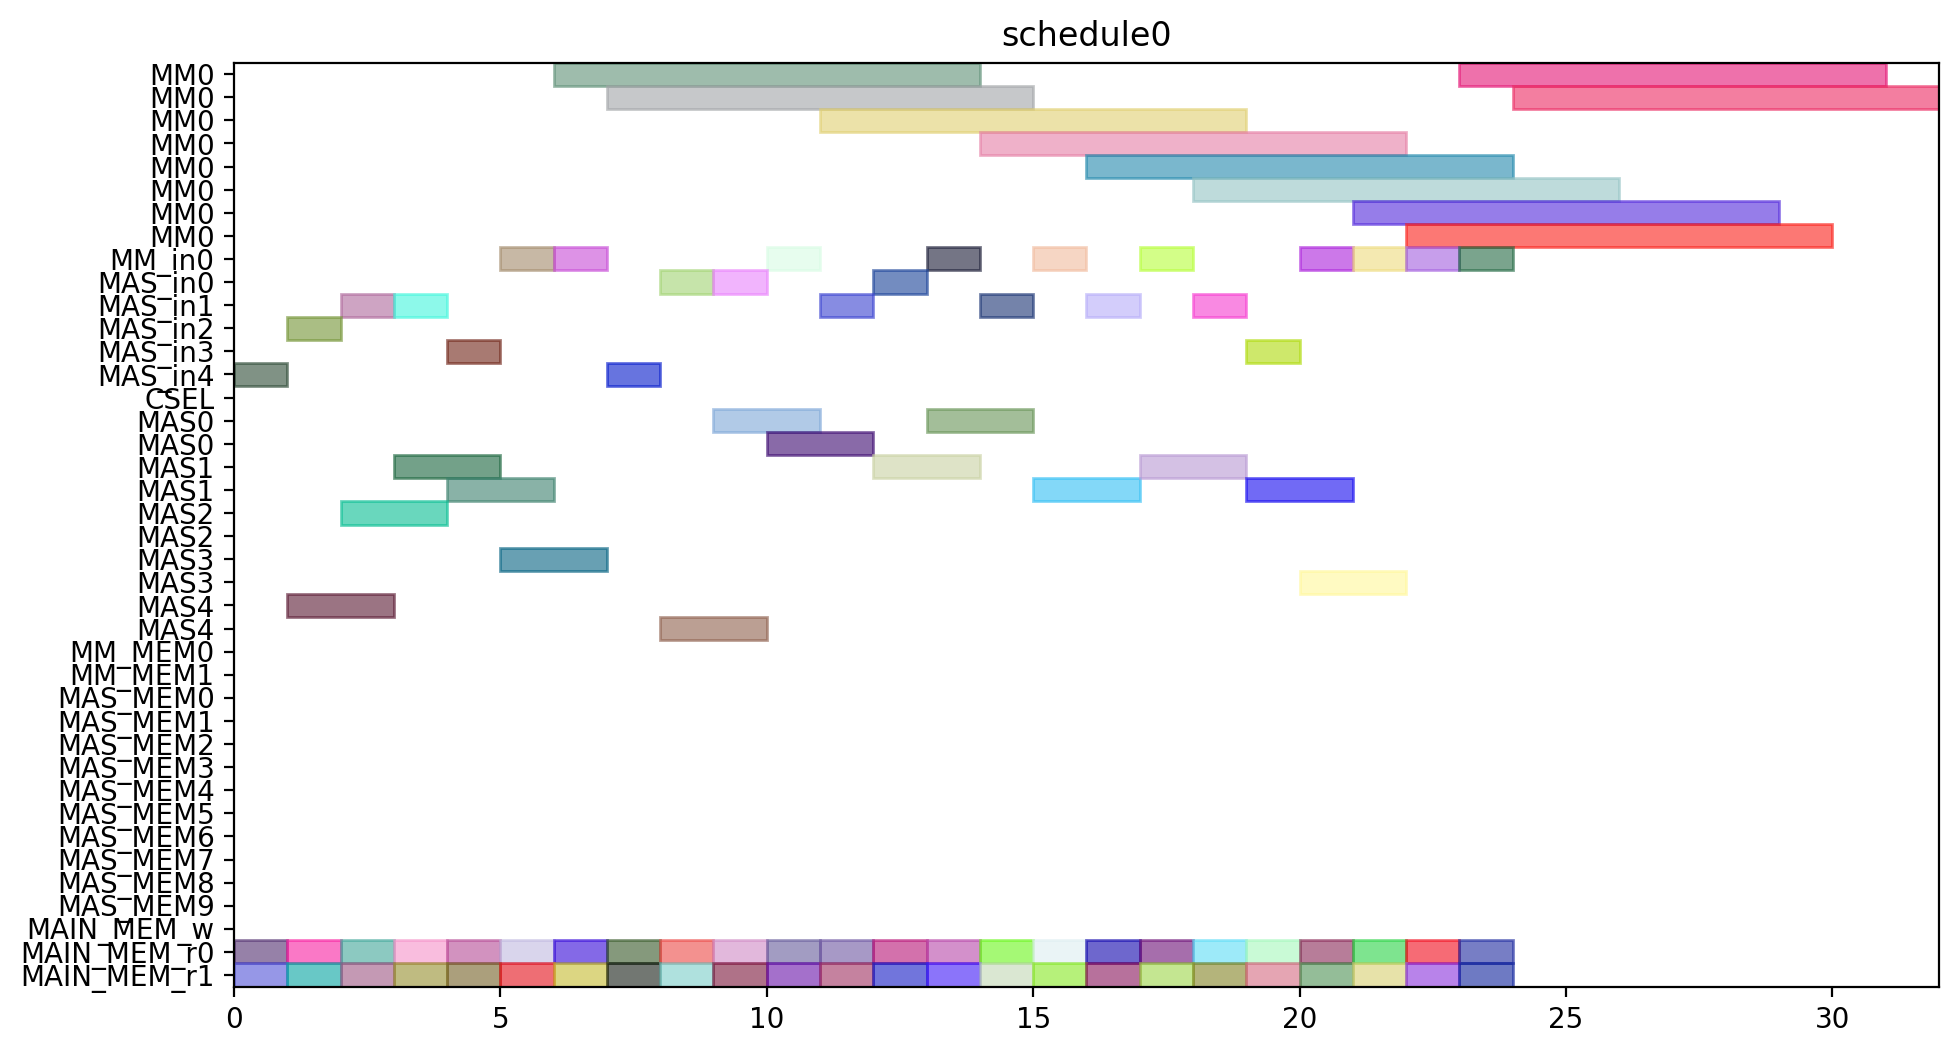

Recreate this plot in Python.
from pyschedule import Scenario, solvers, plotters, alt


def solve():
	horizon = 120
	S = Scenario("schedule0", horizon=horizon)

	# resource
	MM = S.Resources('MM', num=1, size=8)
	MM_in = S.Resources('MM_in', num=1)
	MAS_in = S.Resources('MAS_in', num=5)
	CSEL = S.Resource('CSEL')
	MAS = S.Resources('MAS', num=5, size=2, periods=range(1, horizon))
	MM_MEM = S.Resources('MM_MEM', num=2)
	MAS_MEM = S.Resources('MAS_MEM', num=10)
	MAIN_MEM_w = S.Resource('MAIN_MEM_w', size=1)
	MAIN_MEM_r = S.Resources('MAIN_MEM_r', num=2)

	# result of previous scheduling

	# new tasks
	t0_t0 = S.Task('t0_t0', length=2, delay_cost=1)
	t0_t0 += alt(MAS)
	t0_t0_in = S.Task('t0_t0_in', length=1, delay_cost=1)
	t0_t0_in += alt(MAS_in)
	S += t0_t0_in*MAS_in[0]<=t0_t0*MAS[0]

	S += t0_t0_in*MAS_in[1]<=t0_t0*MAS[1]

	S += t0_t0_in*MAS_in[2]<=t0_t0*MAS[2]

	S += t0_t0_in*MAS_in[3]<=t0_t0*MAS[3]

	S += t0_t0_in*MAS_in[4]<=t0_t0*MAS[4]

	t0_t0_mem0 = S.Task('t0_t0_mem0', length=1, delay_cost=1)
	t0_t0_mem0 += MAIN_MEM_r[0]
	S += t0_t0_mem0 <= t0_t0

	t0_t0_mem1 = S.Task('t0_t0_mem1', length=1, delay_cost=1)
	t0_t0_mem1 += MAIN_MEM_r[1]
	S += t0_t0_mem1 <= t0_t0

	t0_t1 = S.Task('t0_t1', length=2, delay_cost=1)
	t0_t1 += alt(MAS)
	t0_t1_in = S.Task('t0_t1_in', length=1, delay_cost=1)
	t0_t1_in += alt(MAS_in)
	S += t0_t1_in*MAS_in[0]<=t0_t1*MAS[0]

	S += t0_t1_in*MAS_in[1]<=t0_t1*MAS[1]

	S += t0_t1_in*MAS_in[2]<=t0_t1*MAS[2]

	S += t0_t1_in*MAS_in[3]<=t0_t1*MAS[3]

	S += t0_t1_in*MAS_in[4]<=t0_t1*MAS[4]

	t0_t1_mem0 = S.Task('t0_t1_mem0', length=1, delay_cost=1)
	t0_t1_mem0 += MAIN_MEM_r[0]
	S += t0_t1_mem0 <= t0_t1

	t0_t1_mem1 = S.Task('t0_t1_mem1', length=1, delay_cost=1)
	t0_t1_mem1 += MAIN_MEM_r[1]
	S += t0_t1_mem1 <= t0_t1

	t0_t3 = S.Task('t0_t3', length=8, delay_cost=1)
	t0_t3 += alt(MM)
	t0_t3_in = S.Task('t0_t3_in', length=1, delay_cost=1)
	t0_t3_in += alt(MM_in)
	S += t0_t3_in*MM_in[0]<=t0_t3*MM[0]
	t0_t3_mem0 = S.Task('t0_t3_mem0', length=1, delay_cost=1)
	t0_t3_mem0 += MAIN_MEM_r[0]
	S += t0_t3_mem0 <= t0_t3

	t0_t3_mem1 = S.Task('t0_t3_mem1', length=1, delay_cost=1)
	t0_t3_mem1 += MAIN_MEM_r[1]
	S += t0_t3_mem1 <= t0_t3

	t10 = S.Task('t10', length=2, delay_cost=1)
	t10 += alt(MAS)
	t10_in = S.Task('t10_in', length=1, delay_cost=1)
	t10_in += alt(MAS_in)
	S += t10_in*MAS_in[0]<=t10*MAS[0]

	S += t10_in*MAS_in[1]<=t10*MAS[1]

	S += t10_in*MAS_in[2]<=t10*MAS[2]

	S += t10_in*MAS_in[3]<=t10*MAS[3]

	S += t10_in*MAS_in[4]<=t10*MAS[4]

	t10_mem0 = S.Task('t10_mem0', length=1, delay_cost=1)
	t10_mem0 += MAIN_MEM_r[0]
	S += t10_mem0 <= t10

	t10_mem1 = S.Task('t10_mem1', length=1, delay_cost=1)
	t10_mem1 += MAIN_MEM_r[1]
	S += t10_mem1 <= t10

	t11 = S.Task('t11', length=2, delay_cost=1)
	t11 += alt(MAS)
	t11_in = S.Task('t11_in', length=1, delay_cost=1)
	t11_in += alt(MAS_in)
	S += t11_in*MAS_in[0]<=t11*MAS[0]

	S += t11_in*MAS_in[1]<=t11*MAS[1]

	S += t11_in*MAS_in[2]<=t11*MAS[2]

	S += t11_in*MAS_in[3]<=t11*MAS[3]

	S += t11_in*MAS_in[4]<=t11*MAS[4]

	t11_mem0 = S.Task('t11_mem0', length=1, delay_cost=1)
	t11_mem0 += MAIN_MEM_r[0]
	S += t11_mem0 <= t11

	t11_mem1 = S.Task('t11_mem1', length=1, delay_cost=1)
	t11_mem1 += MAIN_MEM_r[1]
	S += t11_mem1 <= t11

	t3_t0 = S.Task('t3_t0', length=8, delay_cost=1)
	t3_t0 += alt(MM)
	t3_t0_in = S.Task('t3_t0_in', length=1, delay_cost=1)
	t3_t0_in += alt(MM_in)
	S += t3_t0_in*MM_in[0]<=t3_t0*MM[0]
	t3_t0_mem0 = S.Task('t3_t0_mem0', length=1, delay_cost=1)
	t3_t0_mem0 += MAIN_MEM_r[0]
	S += t3_t0_mem0 <= t3_t0

	t3_t0_mem1 = S.Task('t3_t0_mem1', length=1, delay_cost=1)
	t3_t0_mem1 += MAIN_MEM_r[1]
	S += t3_t0_mem1 <= t3_t0

	t3_t1 = S.Task('t3_t1', length=8, delay_cost=1)
	t3_t1 += alt(MM)
	t3_t1_in = S.Task('t3_t1_in', length=1, delay_cost=1)
	t3_t1_in += alt(MM_in)
	S += t3_t1_in*MM_in[0]<=t3_t1*MM[0]
	t3_t1_mem0 = S.Task('t3_t1_mem0', length=1, delay_cost=1)
	t3_t1_mem0 += MAIN_MEM_r[0]
	S += t3_t1_mem0 <= t3_t1

	t3_t1_mem1 = S.Task('t3_t1_mem1', length=1, delay_cost=1)
	t3_t1_mem1 += MAIN_MEM_r[1]
	S += t3_t1_mem1 <= t3_t1

	t3_t2 = S.Task('t3_t2', length=2, delay_cost=1)
	t3_t2 += alt(MAS)
	t3_t2_in = S.Task('t3_t2_in', length=1, delay_cost=1)
	t3_t2_in += alt(MAS_in)
	S += t3_t2_in*MAS_in[0]<=t3_t2*MAS[0]

	S += t3_t2_in*MAS_in[1]<=t3_t2*MAS[1]

	S += t3_t2_in*MAS_in[2]<=t3_t2*MAS[2]

	S += t3_t2_in*MAS_in[3]<=t3_t2*MAS[3]

	S += t3_t2_in*MAS_in[4]<=t3_t2*MAS[4]

	t3_t2_mem0 = S.Task('t3_t2_mem0', length=1, delay_cost=1)
	t3_t2_mem0 += MAIN_MEM_r[0]
	S += t3_t2_mem0 <= t3_t2

	t3_t2_mem1 = S.Task('t3_t2_mem1', length=1, delay_cost=1)
	t3_t2_mem1 += MAIN_MEM_r[1]
	S += t3_t2_mem1 <= t3_t2

	t3_t3 = S.Task('t3_t3', length=2, delay_cost=1)
	t3_t3 += alt(MAS)
	t3_t3_in = S.Task('t3_t3_in', length=1, delay_cost=1)
	t3_t3_in += alt(MAS_in)
	S += t3_t3_in*MAS_in[0]<=t3_t3*MAS[0]

	S += t3_t3_in*MAS_in[1]<=t3_t3*MAS[1]

	S += t3_t3_in*MAS_in[2]<=t3_t3*MAS[2]

	S += t3_t3_in*MAS_in[3]<=t3_t3*MAS[3]

	S += t3_t3_in*MAS_in[4]<=t3_t3*MAS[4]

	t3_t3_mem0 = S.Task('t3_t3_mem0', length=1, delay_cost=1)
	t3_t3_mem0 += MAIN_MEM_r[0]
	S += t3_t3_mem0 <= t3_t3

	t3_t3_mem1 = S.Task('t3_t3_mem1', length=1, delay_cost=1)
	t3_t3_mem1 += MAIN_MEM_r[1]
	S += t3_t3_mem1 <= t3_t3

	t4_t0 = S.Task('t4_t0', length=2, delay_cost=1)
	t4_t0 += alt(MAS)
	t4_t0_in = S.Task('t4_t0_in', length=1, delay_cost=1)
	t4_t0_in += alt(MAS_in)
	S += t4_t0_in*MAS_in[0]<=t4_t0*MAS[0]

	S += t4_t0_in*MAS_in[1]<=t4_t0*MAS[1]

	S += t4_t0_in*MAS_in[2]<=t4_t0*MAS[2]

	S += t4_t0_in*MAS_in[3]<=t4_t0*MAS[3]

	S += t4_t0_in*MAS_in[4]<=t4_t0*MAS[4]

	t4_t0_mem0 = S.Task('t4_t0_mem0', length=1, delay_cost=1)
	t4_t0_mem0 += MAIN_MEM_r[0]
	S += t4_t0_mem0 <= t4_t0

	t4_t0_mem1 = S.Task('t4_t0_mem1', length=1, delay_cost=1)
	t4_t0_mem1 += MAIN_MEM_r[1]
	S += t4_t0_mem1 <= t4_t0

	t4_t1 = S.Task('t4_t1', length=2, delay_cost=1)
	t4_t1 += alt(MAS)
	t4_t1_in = S.Task('t4_t1_in', length=1, delay_cost=1)
	t4_t1_in += alt(MAS_in)
	S += t4_t1_in*MAS_in[0]<=t4_t1*MAS[0]

	S += t4_t1_in*MAS_in[1]<=t4_t1*MAS[1]

	S += t4_t1_in*MAS_in[2]<=t4_t1*MAS[2]

	S += t4_t1_in*MAS_in[3]<=t4_t1*MAS[3]

	S += t4_t1_in*MAS_in[4]<=t4_t1*MAS[4]

	t4_t1_mem0 = S.Task('t4_t1_mem0', length=1, delay_cost=1)
	t4_t1_mem0 += MAIN_MEM_r[0]
	S += t4_t1_mem0 <= t4_t1

	t4_t1_mem1 = S.Task('t4_t1_mem1', length=1, delay_cost=1)
	t4_t1_mem1 += MAIN_MEM_r[1]
	S += t4_t1_mem1 <= t4_t1

	t4_t3 = S.Task('t4_t3', length=8, delay_cost=1)
	t4_t3 += alt(MM)
	t4_t3_in = S.Task('t4_t3_in', length=1, delay_cost=1)
	t4_t3_in += alt(MM_in)
	S += t4_t3_in*MM_in[0]<=t4_t3*MM[0]
	t4_t3_mem0 = S.Task('t4_t3_mem0', length=1, delay_cost=1)
	t4_t3_mem0 += MAIN_MEM_r[0]
	S += t4_t3_mem0 <= t4_t3

	t4_t3_mem1 = S.Task('t4_t3_mem1', length=1, delay_cost=1)
	t4_t3_mem1 += MAIN_MEM_r[1]
	S += t4_t3_mem1 <= t4_t3

	t5_t0 = S.Task('t5_t0', length=8, delay_cost=1)
	t5_t0 += alt(MM)
	t5_t0_in = S.Task('t5_t0_in', length=1, delay_cost=1)
	t5_t0_in += alt(MM_in)
	S += t5_t0_in*MM_in[0]<=t5_t0*MM[0]
	t5_t0_mem0 = S.Task('t5_t0_mem0', length=1, delay_cost=1)
	t5_t0_mem0 += MAIN_MEM_r[0]
	S += t5_t0_mem0 <= t5_t0

	t5_t0_mem1 = S.Task('t5_t0_mem1', length=1, delay_cost=1)
	t5_t0_mem1 += MAIN_MEM_r[1]
	S += t5_t0_mem1 <= t5_t0

	t5_t1 = S.Task('t5_t1', length=8, delay_cost=1)
	t5_t1 += alt(MM)
	t5_t1_in = S.Task('t5_t1_in', length=1, delay_cost=1)
	t5_t1_in += alt(MM_in)
	S += t5_t1_in*MM_in[0]<=t5_t1*MM[0]
	t5_t1_mem0 = S.Task('t5_t1_mem0', length=1, delay_cost=1)
	t5_t1_mem0 += MAIN_MEM_r[0]
	S += t5_t1_mem0 <= t5_t1

	t5_t1_mem1 = S.Task('t5_t1_mem1', length=1, delay_cost=1)
	t5_t1_mem1 += MAIN_MEM_r[1]
	S += t5_t1_mem1 <= t5_t1

	t5_t2 = S.Task('t5_t2', length=2, delay_cost=1)
	t5_t2 += alt(MAS)
	t5_t2_in = S.Task('t5_t2_in', length=1, delay_cost=1)
	t5_t2_in += alt(MAS_in)
	S += t5_t2_in*MAS_in[0]<=t5_t2*MAS[0]

	S += t5_t2_in*MAS_in[1]<=t5_t2*MAS[1]

	S += t5_t2_in*MAS_in[2]<=t5_t2*MAS[2]

	S += t5_t2_in*MAS_in[3]<=t5_t2*MAS[3]

	S += t5_t2_in*MAS_in[4]<=t5_t2*MAS[4]

	t5_t2_mem0 = S.Task('t5_t2_mem0', length=1, delay_cost=1)
	t5_t2_mem0 += MAIN_MEM_r[0]
	S += t5_t2_mem0 <= t5_t2

	t5_t2_mem1 = S.Task('t5_t2_mem1', length=1, delay_cost=1)
	t5_t2_mem1 += MAIN_MEM_r[1]
	S += t5_t2_mem1 <= t5_t2

	t5_t3 = S.Task('t5_t3', length=2, delay_cost=1)
	t5_t3 += alt(MAS)
	t5_t3_in = S.Task('t5_t3_in', length=1, delay_cost=1)
	t5_t3_in += alt(MAS_in)
	S += t5_t3_in*MAS_in[0]<=t5_t3*MAS[0]

	S += t5_t3_in*MAS_in[1]<=t5_t3*MAS[1]

	S += t5_t3_in*MAS_in[2]<=t5_t3*MAS[2]

	S += t5_t3_in*MAS_in[3]<=t5_t3*MAS[3]

	S += t5_t3_in*MAS_in[4]<=t5_t3*MAS[4]

	t5_t3_mem0 = S.Task('t5_t3_mem0', length=1, delay_cost=1)
	t5_t3_mem0 += MAIN_MEM_r[0]
	S += t5_t3_mem0 <= t5_t3

	t5_t3_mem1 = S.Task('t5_t3_mem1', length=1, delay_cost=1)
	t5_t3_mem1 += MAIN_MEM_r[1]
	S += t5_t3_mem1 <= t5_t3

	t6_t0 = S.Task('t6_t0', length=8, delay_cost=1)
	t6_t0 += alt(MM)
	t6_t0_in = S.Task('t6_t0_in', length=1, delay_cost=1)
	t6_t0_in += alt(MM_in)
	S += t6_t0_in*MM_in[0]<=t6_t0*MM[0]
	t6_t0_mem0 = S.Task('t6_t0_mem0', length=1, delay_cost=1)
	t6_t0_mem0 += MAIN_MEM_r[0]
	S += t6_t0_mem0 <= t6_t0

	t6_t0_mem1 = S.Task('t6_t0_mem1', length=1, delay_cost=1)
	t6_t0_mem1 += MAIN_MEM_r[1]
	S += t6_t0_mem1 <= t6_t0

	t6_t1 = S.Task('t6_t1', length=8, delay_cost=1)
	t6_t1 += alt(MM)
	t6_t1_in = S.Task('t6_t1_in', length=1, delay_cost=1)
	t6_t1_in += alt(MM_in)
	S += t6_t1_in*MM_in[0]<=t6_t1*MM[0]
	t6_t1_mem0 = S.Task('t6_t1_mem0', length=1, delay_cost=1)
	t6_t1_mem0 += MAIN_MEM_r[0]
	S += t6_t1_mem0 <= t6_t1

	t6_t1_mem1 = S.Task('t6_t1_mem1', length=1, delay_cost=1)
	t6_t1_mem1 += MAIN_MEM_r[1]
	S += t6_t1_mem1 <= t6_t1

	t6_t2 = S.Task('t6_t2', length=2, delay_cost=1)
	t6_t2 += alt(MAS)
	t6_t2_in = S.Task('t6_t2_in', length=1, delay_cost=1)
	t6_t2_in += alt(MAS_in)
	S += t6_t2_in*MAS_in[0]<=t6_t2*MAS[0]

	S += t6_t2_in*MAS_in[1]<=t6_t2*MAS[1]

	S += t6_t2_in*MAS_in[2]<=t6_t2*MAS[2]

	S += t6_t2_in*MAS_in[3]<=t6_t2*MAS[3]

	S += t6_t2_in*MAS_in[4]<=t6_t2*MAS[4]

	t6_t2_mem0 = S.Task('t6_t2_mem0', length=1, delay_cost=1)
	t6_t2_mem0 += MAIN_MEM_r[0]
	S += t6_t2_mem0 <= t6_t2

	t6_t2_mem1 = S.Task('t6_t2_mem1', length=1, delay_cost=1)
	t6_t2_mem1 += MAIN_MEM_r[1]
	S += t6_t2_mem1 <= t6_t2

	t6_t3 = S.Task('t6_t3', length=2, delay_cost=1)
	t6_t3 += alt(MAS)
	t6_t3_in = S.Task('t6_t3_in', length=1, delay_cost=1)
	t6_t3_in += alt(MAS_in)
	S += t6_t3_in*MAS_in[0]<=t6_t3*MAS[0]

	S += t6_t3_in*MAS_in[1]<=t6_t3*MAS[1]

	S += t6_t3_in*MAS_in[2]<=t6_t3*MAS[2]

	S += t6_t3_in*MAS_in[3]<=t6_t3*MAS[3]

	S += t6_t3_in*MAS_in[4]<=t6_t3*MAS[4]

	t6_t3_mem0 = S.Task('t6_t3_mem0', length=1, delay_cost=1)
	t6_t3_mem0 += MAIN_MEM_r[0]
	S += t6_t3_mem0 <= t6_t3

	t6_t3_mem1 = S.Task('t6_t3_mem1', length=1, delay_cost=1)
	t6_t3_mem1 += MAIN_MEM_r[1]
	S += t6_t3_mem1 <= t6_t3

	t7_t0 = S.Task('t7_t0', length=8, delay_cost=1)
	t7_t0 += alt(MM)
	t7_t0_in = S.Task('t7_t0_in', length=1, delay_cost=1)
	t7_t0_in += alt(MM_in)
	S += t7_t0_in*MM_in[0]<=t7_t0*MM[0]
	t7_t0_mem0 = S.Task('t7_t0_mem0', length=1, delay_cost=1)
	t7_t0_mem0 += MAIN_MEM_r[0]
	S += t7_t0_mem0 <= t7_t0

	t7_t0_mem1 = S.Task('t7_t0_mem1', length=1, delay_cost=1)
	t7_t0_mem1 += MAIN_MEM_r[1]
	S += t7_t0_mem1 <= t7_t0

	t7_t1 = S.Task('t7_t1', length=8, delay_cost=1)
	t7_t1 += alt(MM)
	t7_t1_in = S.Task('t7_t1_in', length=1, delay_cost=1)
	t7_t1_in += alt(MM_in)
	S += t7_t1_in*MM_in[0]<=t7_t1*MM[0]
	t7_t1_mem0 = S.Task('t7_t1_mem0', length=1, delay_cost=1)
	t7_t1_mem0 += MAIN_MEM_r[0]
	S += t7_t1_mem0 <= t7_t1

	t7_t1_mem1 = S.Task('t7_t1_mem1', length=1, delay_cost=1)
	t7_t1_mem1 += MAIN_MEM_r[1]
	S += t7_t1_mem1 <= t7_t1

	t7_t2 = S.Task('t7_t2', length=2, delay_cost=1)
	t7_t2 += alt(MAS)
	t7_t2_in = S.Task('t7_t2_in', length=1, delay_cost=1)
	t7_t2_in += alt(MAS_in)
	S += t7_t2_in*MAS_in[0]<=t7_t2*MAS[0]

	S += t7_t2_in*MAS_in[1]<=t7_t2*MAS[1]

	S += t7_t2_in*MAS_in[2]<=t7_t2*MAS[2]

	S += t7_t2_in*MAS_in[3]<=t7_t2*MAS[3]

	S += t7_t2_in*MAS_in[4]<=t7_t2*MAS[4]

	t7_t2_mem0 = S.Task('t7_t2_mem0', length=1, delay_cost=1)
	t7_t2_mem0 += MAIN_MEM_r[0]
	S += t7_t2_mem0 <= t7_t2

	t7_t2_mem1 = S.Task('t7_t2_mem1', length=1, delay_cost=1)
	t7_t2_mem1 += MAIN_MEM_r[1]
	S += t7_t2_mem1 <= t7_t2

	t7_t3 = S.Task('t7_t3', length=2, delay_cost=1)
	t7_t3 += alt(MAS)
	t7_t3_in = S.Task('t7_t3_in', length=1, delay_cost=1)
	t7_t3_in += alt(MAS_in)
	S += t7_t3_in*MAS_in[0]<=t7_t3*MAS[0]

	S += t7_t3_in*MAS_in[1]<=t7_t3*MAS[1]

	S += t7_t3_in*MAS_in[2]<=t7_t3*MAS[2]

	S += t7_t3_in*MAS_in[3]<=t7_t3*MAS[3]

	S += t7_t3_in*MAS_in[4]<=t7_t3*MAS[4]

	t7_t3_mem0 = S.Task('t7_t3_mem0', length=1, delay_cost=1)
	t7_t3_mem0 += MAIN_MEM_r[0]
	S += t7_t3_mem0 <= t7_t3

	t7_t3_mem1 = S.Task('t7_t3_mem1', length=1, delay_cost=1)
	t7_t3_mem1 += MAIN_MEM_r[1]
	S += t7_t3_mem1 <= t7_t3

	solvers.mip.solve(S,msg=1,kind='CPLEX',ratio_gap=1.01)

	solution = [['hoge']*len(S.solution()[1]) for i in range(len(S.solution()))]
	for i in range(len(S.solution())):
		for j in range(len(S.solution()[i])):
			solution[i][j]=str(S.solution()[i][j])
	print(solution)

	cycles = int(solution[-1][3])

	pic_file_name = "/mnt/rose/usr1/fukuda/ABE/multiRAM_multiMAS_16mux/scheduling_result/stage8MM1_stage2MAS5/SQR012345/schedule0.png"
	if(S.solution() != []):
		plotters.matplotlib.plot(S,img_filename=pic_file_name, show_task_labels=False, fig_size=(cycles*0.25+3, 6))

	return solution
